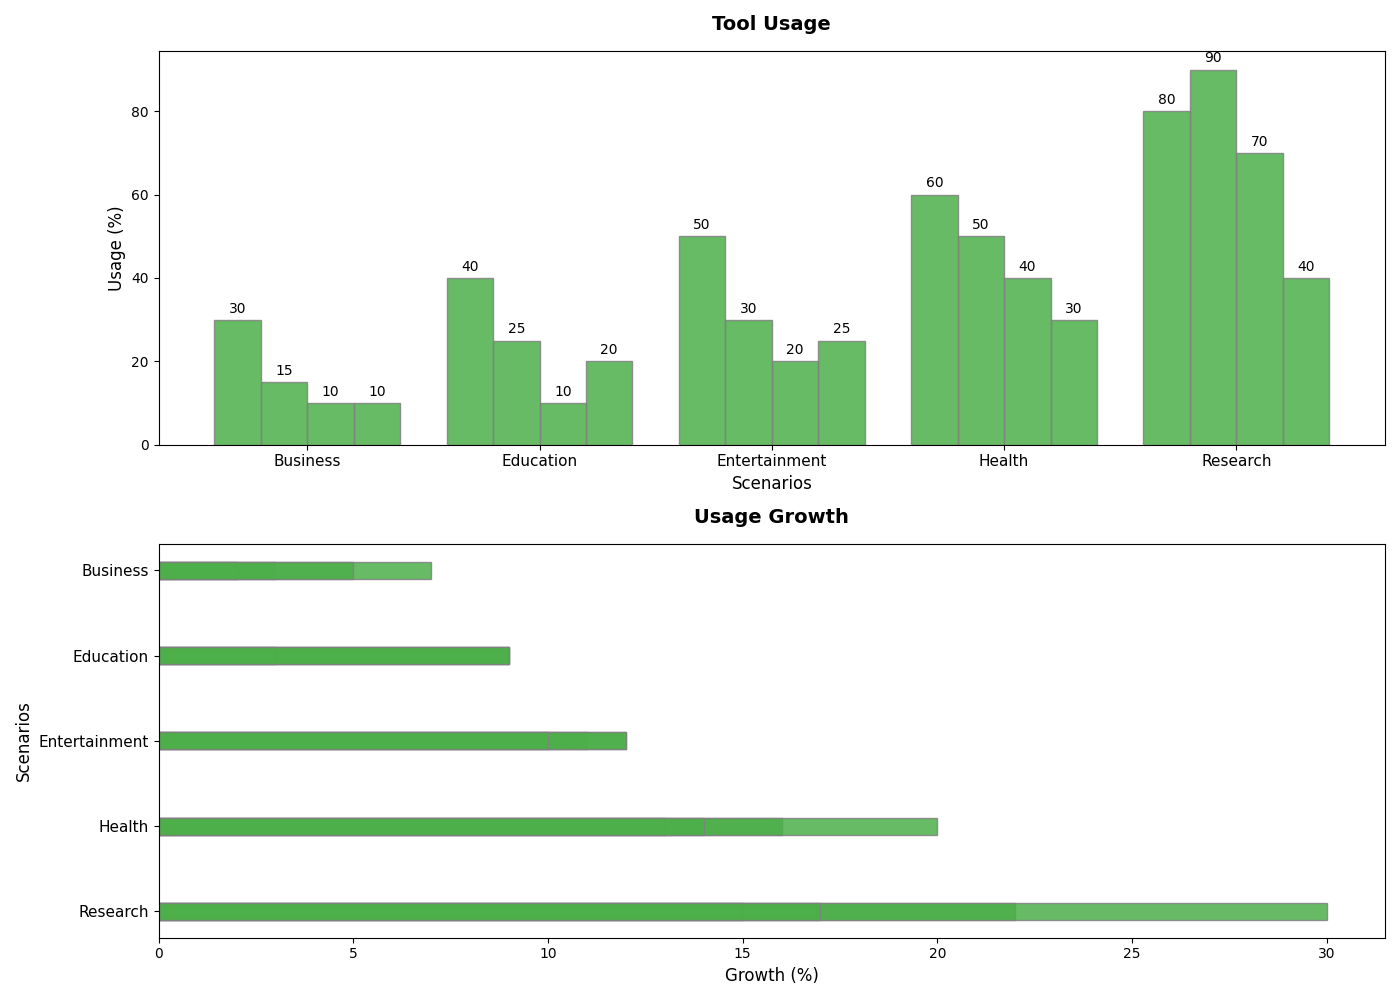

This figure's Python source:
import matplotlib.pyplot as plt
import numpy as np

scenarios = ['Business', 'Education', 'Entertainment', 'Health', 'Research']
categories = ['Excel', 'Python', 'Graphics', 'Statistics']

usage_data = np.array([
    [30, 50, 10, 40],
    [50, 15, 40, 25],
    [80, 25, 10, 20],
    [40, 30, 70, 10],
    [60, 90, 20, 30]
])

sorted_usage_data = np.sort(usage_data, axis=0)

fig, (ax1, ax2) = plt.subplots(2, 1, figsize=(14, 10))
bar_width = 0.2
positions = np.arange(len(scenarios))
consistent_color = '#4daf4a'

for i in range(len(categories)):
    bars = ax1.bar(positions + i * bar_width, sorted_usage_data[:, i], bar_width, color=consistent_color, edgecolor='gray', alpha=0.85)
    for bar in bars:
        height = bar.get_height()
        ax1.annotate(f'{height}', xy=(bar.get_x() + bar.get_width() / 2, height),
                     xytext=(0, 3), textcoords="offset points", ha='center', va='bottom', fontsize=10, color='black')

ax1.set_xlabel('Scenarios', fontsize=12)
ax1.set_ylabel('Usage (%)', fontsize=12)
ax1.set_title('Tool Usage', fontsize=14, fontweight='bold', pad=15)
ax1.set_xticks(positions + 1.5 * bar_width)
ax1.set_xticklabels(scenarios, fontsize=11)

usage_growth = np.array([
    [3, 7, 2, 5],
    [6, 2, 1, 4],
    [2, 3, 9, 1],
    [5, 8, 1, 4],
    [6, 10, 2, 3]
])

cumulative_data = np.cumsum(usage_growth, axis=0)
sorted_cumulative_data = np.sort(cumulative_data, axis=0)

for i in range(len(categories)):
    ax2.barh(positions, sorted_cumulative_data[:, i], bar_width, color=consistent_color, edgecolor='gray', alpha=0.85)

ax2.set_xlabel('Growth (%)', fontsize=12)
ax2.set_ylabel('Scenarios', fontsize=12)
ax2.set_title('Usage Growth', fontsize=14, fontweight='bold', pad=15)
ax2.set_yticks(positions)
ax2.set_yticklabels(scenarios, fontsize=11)
ax2.invert_yaxis()

plt.tight_layout()
plt.show()
